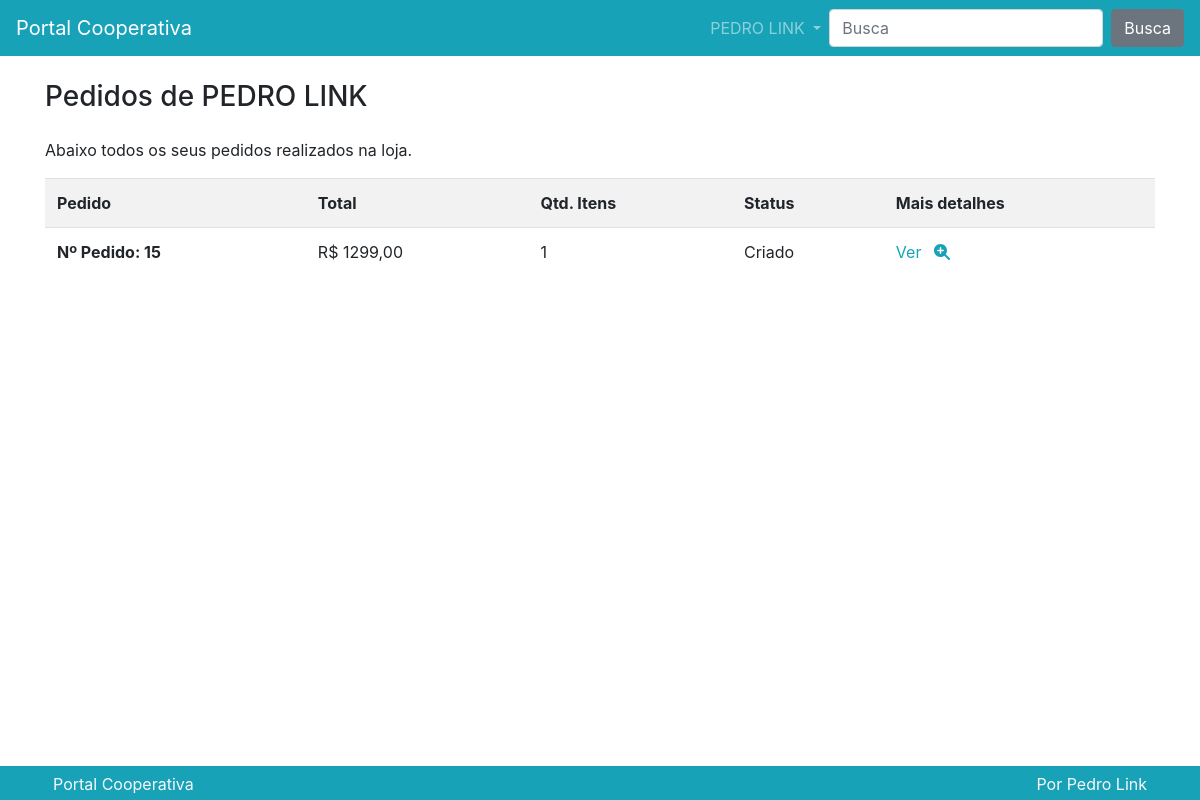
The app's page /pedido/lista/ (signed in), older data.
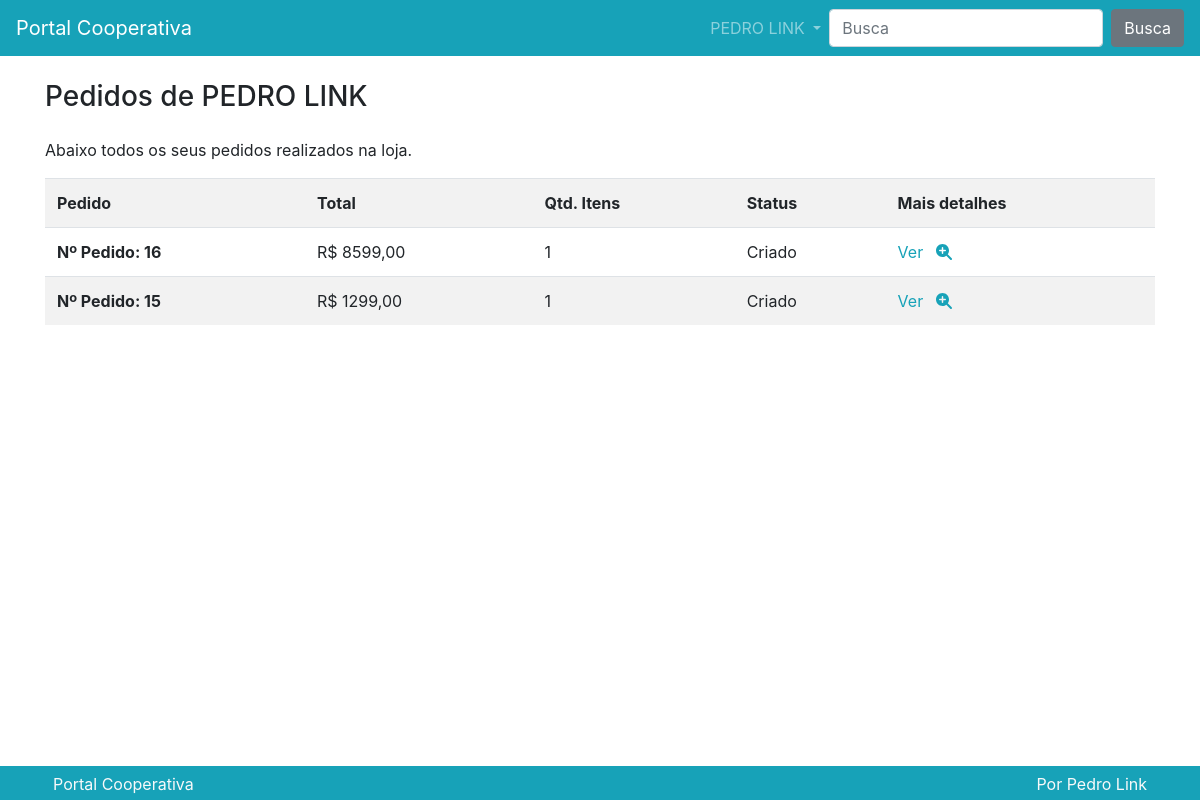
The same page, newer data.
### pedido/models.py (models this page shows)
class Pedido(models.Model):
    usuario = models.ForeignKey(
        User, on_delete=models.CASCADE, verbose_name='Usuário')
    id_fornecedor = models.PositiveIntegerField()
    total = models.FloatField()
    qtd_total = models.PositiveIntegerField()
    observacao = models.TextField(max_length=255, verbose_name='Observação')
    status = models.CharField(
        default="C",
        max_length=1,
        choices=(
            ('A', 'Aprovado'),
            ('C', 'Criado'),
            ('R', 'Reprovado'),
            ('P', 'Pendente'),
            ('E', 'Enviado'),
            ('F', 'Finalizado'),
        )
    )
    def __str__(self):
        return f'Nº Pedido: {self.pk}'

### pedido/views.py (the view)
# urls.py: path('lista/', views.Lista.as_view(), name='lista'),
class Lista(DispatchLoginRequiredMixin, ListView):
    model = Pedido
    context_object_name = 'pedidos'
    template_name = 'pedido/lista.html'
    paginate_by = 10
    ordering = ['-id']

### pedido/views.py (called while the page is built)
    def dispatch(self, *args, **kwargs):
        if not self.request.user.is_authenticated:
            return redirect('perfil:criar')
        return super().dispatch(*args, **kwargs)

    def get_queryset(self, *args, **kwargs):
        qs = super().get_queryset(*args, **kwargs)
        qs = qs.filter(usuario=self.request.user)
        return qs

### produto/templatetags/omfilters.py (called while the page is built)
@register.filter
def formata_preco(valor):
    return utils.formata_preco(valor)

### utils/utils.py (called while the page is built)
def formata_preco(valor):
    return f'R$ {valor:.2f}'.replace('.', ',')

### pedido/templates/pedido/lista.html (shortened to what this page needs)
{% extends 'static/base.html' %}
{% load omfilters %}
{% block conteudo %}
<div class="row">
    <div class="col">
        <h3 class="mb-4">Pedidos de
            {% if request.user.first_name %}
            {{request.user.first_name}} {{request.user.last_name}}
            {% else %}
            {{user}}
            {% endif %}
        </h3>
        <p>Abaixo todos os seus pedidos realizados na loja.</p>
        {% if pedidos %}
        <div class="table-responsive">
            <table class="table table-striped">
                <tr>
                    <th scope="col">Pedido</th>
                    <th scope="col">Total</th>
                    <th scope="col">Qtd. Itens</th>
                    <th scope="col">Status</th>
                    <th scope="col">Mais detalhes</th>
                </tr>
                {% for pedido in pedidos%}
                <tr>
                    <th scope="row">{{pedido}}</td>
                    <td>{{pedido.total|formata_preco}}</td>
                    <td>{{pedido.qtd_total}}</td>
                    <td>{{pedido.get_status_display}}</td>
                    <td>
                        <a href="{% url 'pedido:detalhe' pedido.id %}">
                            Ver <i class="fas fa-search-plus ml-2"></i>
                        </a>
                    </td>
                </tr>
                {% endfor %}
            </table>
        </div>
        {% endif %}
    </div>
</div>
{% endblock %}

Row changes from the older to the newer data that the page shows:
added Pedido: id "Nº Pedido: 16", total "R$ 8599,00", qtd_total "1", status "Criado"
